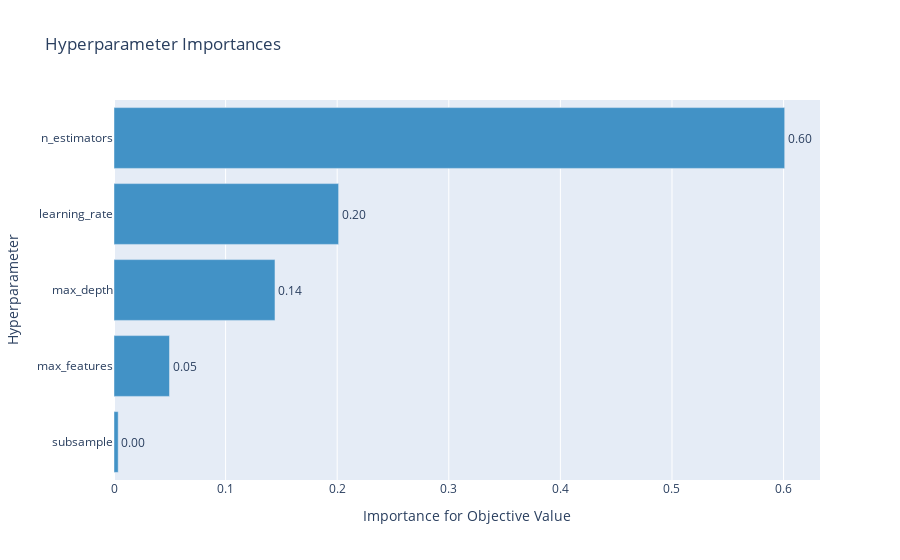

Here is the notebook cell this chart was saved with:
### Markdown cell above
This plot tells us that Optuna made the score converge to the minimum after only a few trials.

Next, let's plot hyperparameter importances:

### Code cell
from optuna.visualization import plot_param_importances

fig = plot_param_importances(study)
fig.show(config=plotly_config)

### Figure 1 — Plotly figure (JSON) as saved in the notebook; plotly's stock layout.template omitted (floating-point values rounded to 4 significant figures)
{"data": [{"cliponaxis": false, "hovertemplate": ["subsample (DiscreteUniformDistribution): 0.003752990759904885<extra></extra>", "max_features (CategoricalDistribution): 0.04973412981021254<extra></extra>", "max_depth (IntUniformDistribution): 0.14425070793455644<extra></extra>", "learning_rate (LogUniformDistribution): 0.20126450913334573<extra></extra>", "n_estimators (IntUniformDistribution): 0.6009976623619805<extra></extra>"], "marker": {"color": "rgb(66,146,198)"}, "orientation": "h", "text": ["0.003752990759904885", "0.04973412981021254", "0.14425070793455644", "0.20126450913334573", "0.6009976623619805"], "textposition": "outside", "texttemplate": "%{text:.2f}", "type": "bar", "x": [0.003753, 0.04973, 0.1443, 0.2013, 0.601], "y": ["subsample", "max_features", "max_depth", "learning_rate", "n_estimators"]}], "layout": {"autosize": true, "showlegend": false, "title": {"text": "Hyperparameter Importances"}, "xaxis": {"autorange": true, "range": [0, 0.6326], "title": {"text": "Importance for Objective Value"}, "type": "linear"}, "yaxis": {"autorange": true, "range": [-0.5, 4.5], "title": {"text": "Hyperparameter"}, "type": "category"}}}
